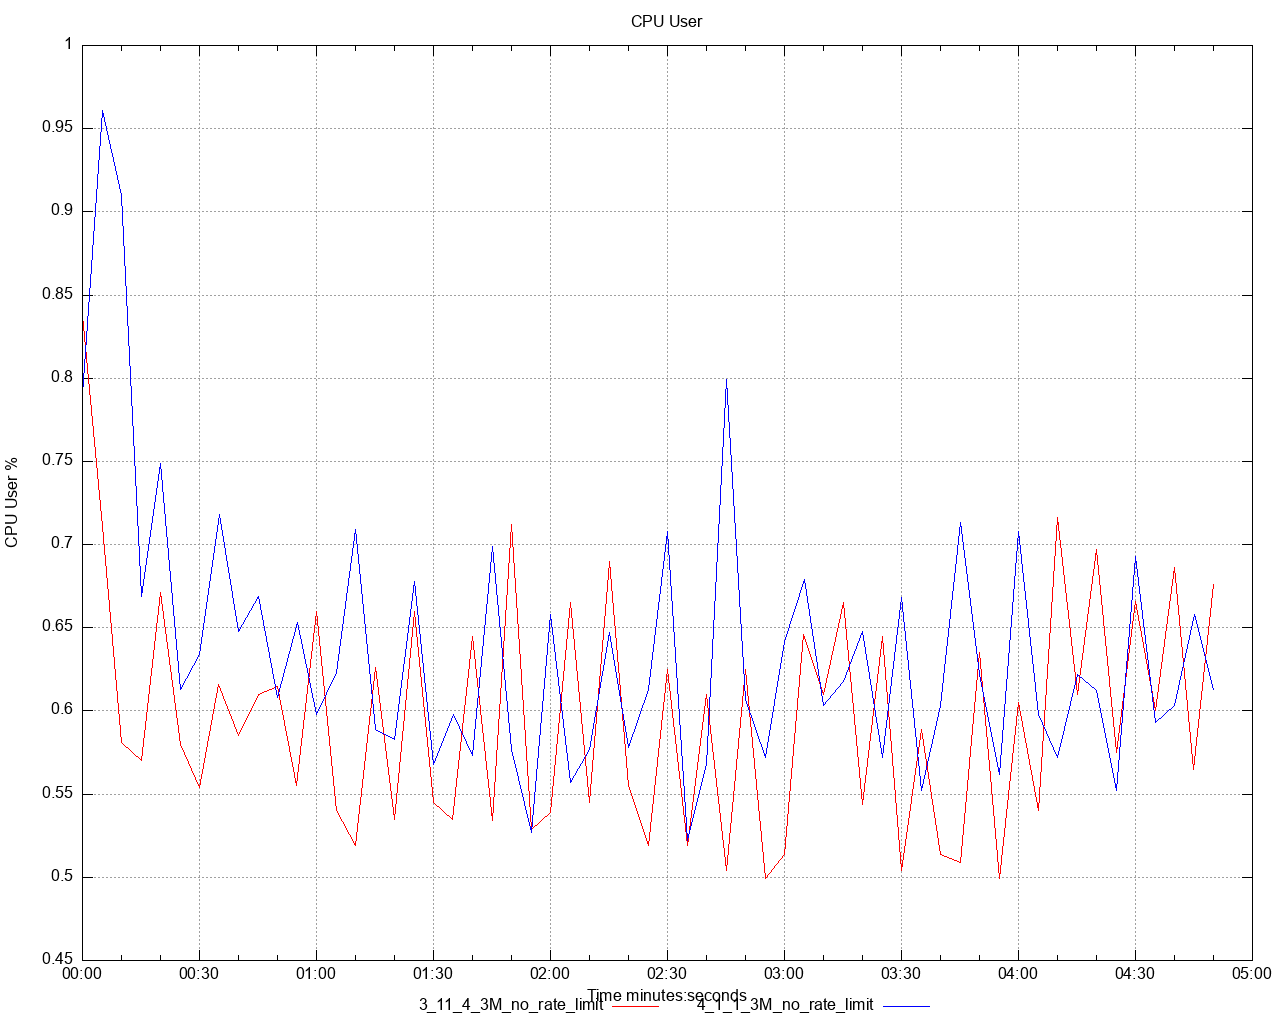

The script that saved this image:
set title 'CPU User' noenhanced
set style data lines
set datafile separator ","
set terminal png size 1280,1024
set grid
set key below
set xdata time
set timefmt "%s"
offset = 0
t0(x)=(offset=($0==0) ? x : offset, x - offset)
set xlabel 'Time minutes:seconds'
set ylabel 'CPU User %'
set output '/Users/ahmet.mircik/simulator/tests/report_3M_no_rate_limit/dstat/cpu_user_A3.png'
plot \
   '/Users/ahmet.mircik/simulator/tests/report_3M_no_rate_limit/data/cpu_user_A3_1.data' using (t0(timecolumn(1))):2 title "3_11_4_3M_no_rate_limit" noenhanced lt rgb "red", \
   '/Users/ahmet.mircik/simulator/tests/report_3M_no_rate_limit/data/cpu_user_A3_2.data' using (t0(timecolumn(1))):2 title "4_1_1_3M_no_rate_limit" noenhanced lt rgb "blue", \
